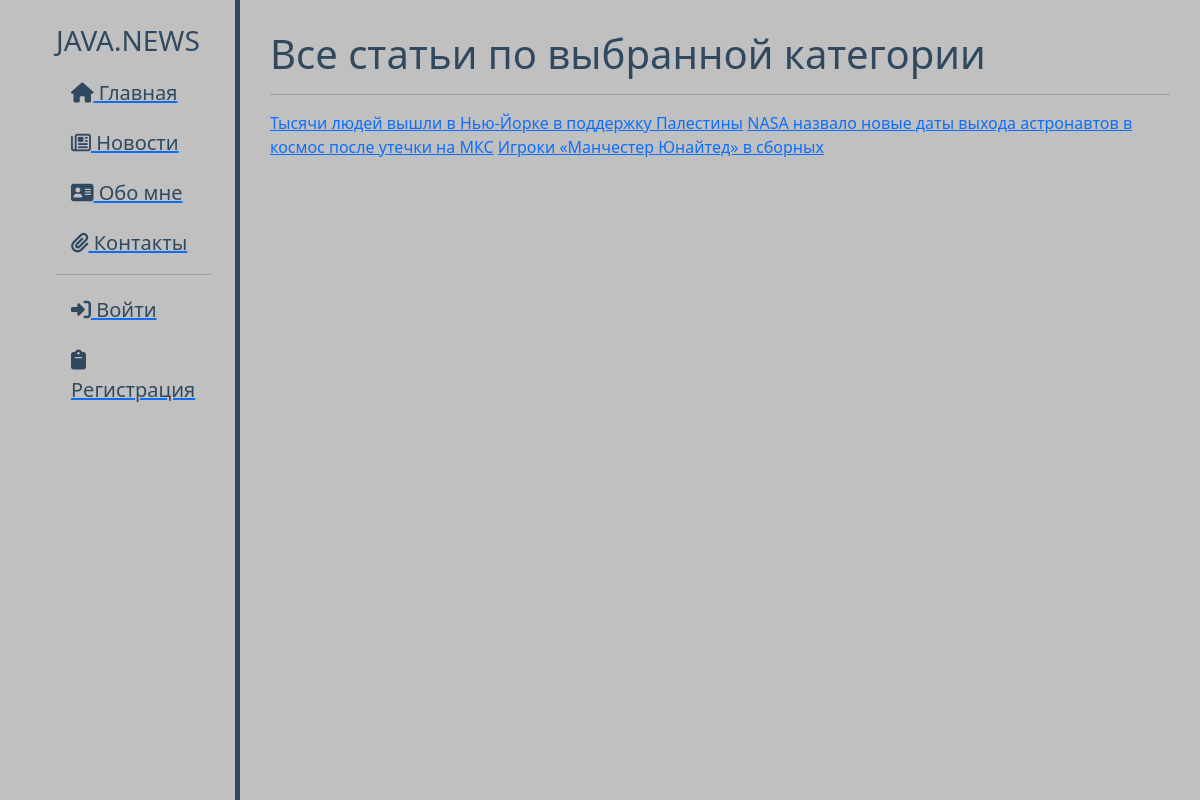
Page /category/1 on the committed database.
### index/models.py (models this page shows, shortened)
class Product(models.Model):
    product_name = models.CharField(max_length=512)
    product_category = models.ForeignKey(Category, on_delete=models.CASCADE)
    product_des = models.TextField(blank=True)
    product_photo = models.ImageField(upload_to='index\static\img')
    class Meta:
        verbose_name = 'Новость'
        verbose_name_plural = 'Новости'

### index/views.py (the view)
# urls.py: path('category/<int:pk>', views.get_exact_category),
def get_exact_category(request, pk):
    category = models.Category.objects.get(id=pk)
    products = models.Product.objects.filter(product_category=category)
    context = {'products': products}
    return render(request, 'exact_category.html', context)

### index/templates/exact_category.html (shortened to what this page needs)
{% extends 'layout.html' %}
{% block content %}
    <h1>Все статьи по выбранной категории</h1>
    <hr>
    {% for i in products %}
        <a href="/product/{{ i.id }}">{{ i.product_name }}</a>
    {% endfor %}
{% endblock %}

### index/static/css/index.css (style rules this page uses)
body { background: #C0C0C0; }

### rows in the picture
Product: product_name "Тысячи людей вышли в Нью-Йорке в поддержку Палестины"
Product: product_name "NASA назвало новые даты выхода астронавтов в космос после утечки на МКС"
Product: product_name "Игроки «Манчестер Юнайтед» в сборных"
